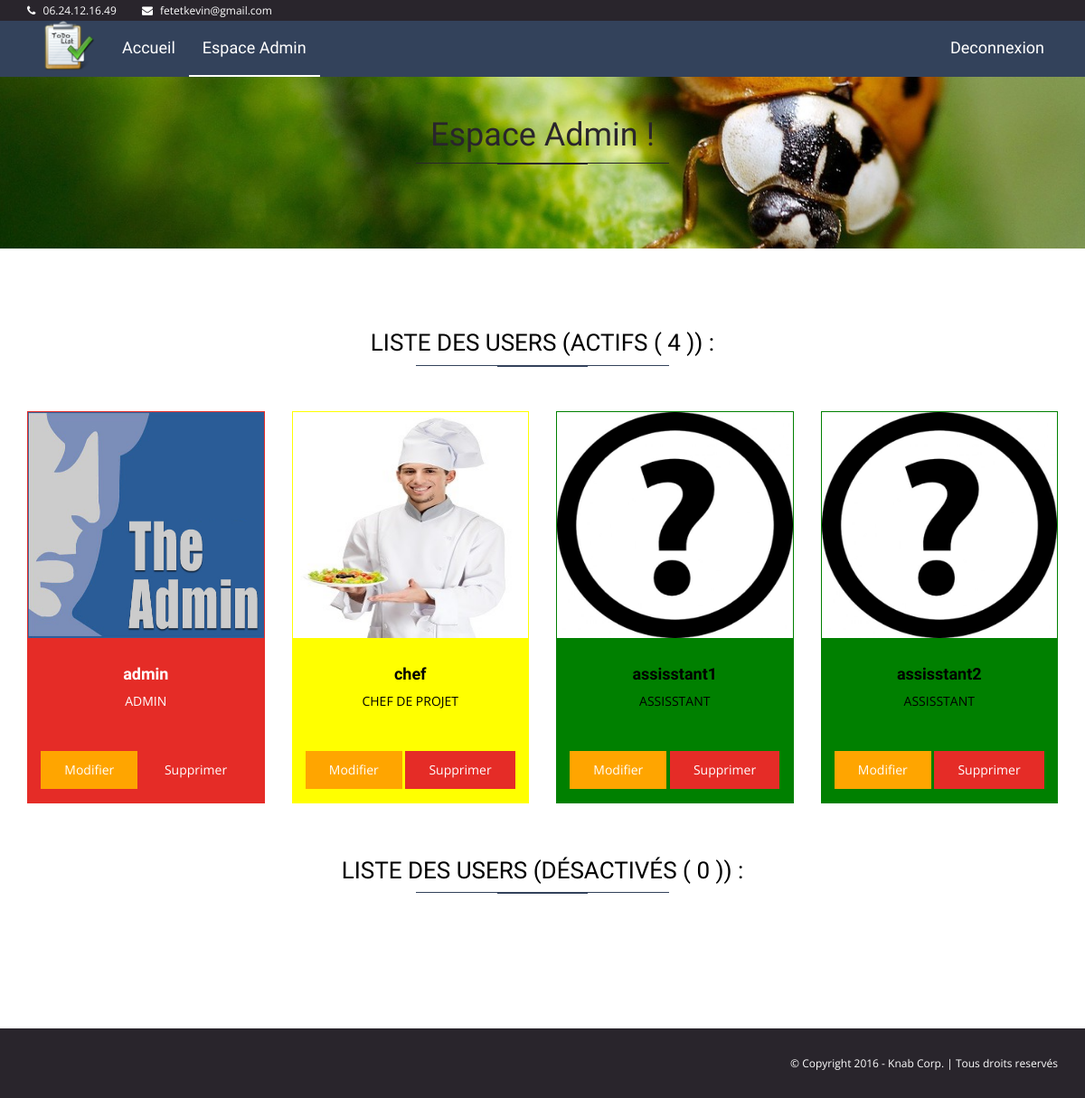
Screenshot of /assets/php/admin/listUsers.php (signed in) with the database file from the repository.
### tables this page shows
CREATE TABLE `users` (
  `id_user` int(11) NOT NULL,
  `name` varchar(50) NOT NULL,
  `password` varchar(50) NOT NULL,
  `image` varchar(200) NOT NULL,
  `role` varchar(14) NOT NULL,
  `account` varchar(3) NOT NULL
);

### assets/php/admin/listUsers.php (the view, shortened to what this page needs)
<?php
include('../config.php');
?>
<!DOCTYPE html>
<html class="no-js">
<head>
    <link rel="stylesheet" href="../../css/bootstrap.min.css">
    <link rel="stylesheet" href="../../css/font-awesome.min.css">
    <link rel="stylesheet" href="../../css/prettyPhoto.css">
    <link rel="stylesheet" href="../../css/style.css">
</head>
<body>
<header class="main-header">
    <nav class="navbar navbar-static-top">
        <div class="navbar-top">
            <div class="container">
                <div class="row">
                    <div class="col-sm-6 col-xs-12">
                        <ul class="list-unstyled list-inline header-contact">
                            <li> <i class="fa fa-phone"></i> 06.24.12.16.49 </li>
                            <li> <i class="fa fa-envelope"></i> fetetkevin@gmail.com </li>
                        </ul>
                    </div>
                </div>
            </div>
        </div>
        <div class="navbar-main">
            <div class="container">
                <div class="navbar-header">
                    <a class="navbar-brand" href="../../../index.php"><img src="../../../assets/images/TDL.png" style="height:60px;width:60px;margin-top:-17px;" alt=""></a>
                </div>
                <div id="navbar" class="navbar-collapse collapse">
                    <ul class="nav navbar-nav">
                        <li><a  href="../../../index.php">Accueil</a></li>
                        <?php
                        if ($_SESSION['logged'] && $_SESSION['role'] == 'admin'){
                            ?>
                            <li class="has-child"><a href="admin.php" class="is-active"> Espace Admin</a>
                            </li>                            <?php
                        }
                        ?>
                    </ul>
                    <ul class="nav navbar-nav pull-right">
                        <?php
                        if($_SESSION['logged']) {
                            ?>
                            <li><a href="../deconnexion.php">Deconnexion</a></li>
                            <?php
                        }
                        ?>
                    </ul>
                </div>
            </div>
        </div>
    </nav>
</header>
<div class="page-heading text-center">
    <div class="container zoomIn animated">
        <h1 class="page-title" style="color: #29252c;">Espace Admin ! <span class="title-under"></span></h1>
    </div>
</div>
<br>
<?php
$sql = $conn->query("SELECT *
                                                     FROM users
                                                     WHERE account = 'on'");
$nb_lignes = $sql->rowCount();
?>
<h2 class="title-style-1">Liste des Users (Actifs ( <?= $nb_lignes; ?> )) : <span class="title-under"></span></h2>
<div class="container">
    <div class="row">
        <?php
        $sql = $conn->query("SELECT * FROM users WHERE account = 'on' ORDER BY id_user");
        while ($row = $sql->fetch()) {
            ?>
            <div class="col-md-3">
                <div class="team-member" style="border: 1px solid
                <?php if ($row['role'] == 'admin') {
                    echo '#E52C27';
                } else if ($row['role'] == 'Chef de projet') {
                    echo 'yellow';
                } else {
                    echo 'green';
                }
                ?>;background: <?php if ($row['role'] == 'admin') {
                    echo '#E52C27';
                } else if ($row['role'] == 'Chef de projet') {
                    echo 'yellow';
                } else {
                    echo 'green';
                }
                ?>;">
                    <div class="thumnail">
                        <img src="../../images/team/<?= $row['image']; ?>" alt="" class="cause-img" style="max-height:250px;min-height:250px;">
                    </div>
                    <br>
                    <h4 class="member-name" style="color: <?php if ($row['role'] == 'admin') {
                        echo 'white';
                    } else if ($row['role'] == 'Chef de projet') {
                        echo 'black';
                    } else {
                        echo 'black';
                    }
                    ?>"><?= $row['name']; ?></h4>
                    <div class="member-position" style="color: <?php if ($row['role'] == 'admin') {
                        echo 'white';
                    } else if ($row['role'] == 'Chef de projet') {
                        echo 'black';
                    } else {
                        echo 'black';
                    }
                    ?>;">
                        <?= strtoupper($row['role']); ?>
                    </div>
                    <br>
                    <br>
                    <div class="btn-holder">
                        <button href="#" class="btn Modif" data-toggle="modal"
                                data-target="#modifProfilAdminModal-<?= $row['id_user'] ?>"> Modifier
                        </button>
                        <button href="#" class="btn Delete" data-toggle="modal"
                                data-target="#deleteProfilAdminModal-<?= $row['id_user'] ?>"> Supprimer
                        </button>
                    </div>
                </div>
            </div>
            <?php
        }
        ?>
        <br>
    </div>
</div>
<br>
<br>
<?php
$sql = $conn->query("SELECT *
                                                     FROM users
                                                     WHERE account = 'off'");
$nb_lignes = $sql->rowCount();
?>
<h2 class="title-style-1">Liste des Users (Désactivés ( <?= $nb_lignes; ?> )) : <span class="title-under"></span></h2>
<div class="container">
    <div class="row">
        <br>
    </div>
</div>
<br>
<br>
<br>
<br>
<footer class="main-footer">
    <div class="footer-main">
        <div class="container">
            <div class="row">
                <div class="container text-right">
                    © Copyright 2016 - Knab Corp. | Tous droits reservés
                </div>
            </div>
        </div>
    </div>
</footer>
</body>
</html>

### assets/css/style.css (style rules this page uses)
body { font-family: "Open sans", sans-serif; color: black; }
h1, h2, h3, h4 { font-family: "Dosis", sans-serif; }
a { color: inherit; }
.navbar-static-top { margin: 0; border: 0; color: #fff; }
.navbar-top { background-color: #29252c; font-size: 12px; padding: 3px 0; }
.navbar-top .list-inline { margin-bottom: 0; }
.navbar-top .header-contact li { margin-right: 15px; }
.navbar-top .header-contact li .fa { margin-right: 5px; }
.navbar-main { margin-bottom: 0; color: #fff; background-color: #33425b; font-size: 12px; }
.navbar-main .navbar-brand { border-bottom: none !important; }
.navbar-main a:hover, .navbar-main a:active, .navbar-main a:focus, .navbar-main a.is-active { background: none !important; color: inherit; border-bottom: 2px solid #fff; }
.navbar-main li a { font-family: "Dosis", sans-serif; font-size: 18px; padding: 20px 15px; border-bottom: 2px solid transparent; }
.team-member { color: #fff; text-align: center; padding-bottom: 15px; border: 1px solid #E52C27; }
.team-member .thumnail img { width: 100%; }
.team-member .member-name { font-weight: bold; }
.team-member .member-position { padding: 0 15px 5px; }
.main-footer { background-color: #29252c; font-size: 12px; color: #fff; }
.main-footer .footer-main { padding: 30px 0; }
.page-heading { background: url('../images/decor2.png') no-repeat center; background-size: cover; min-height: 190px; color: #fff; padding: 25px 15px; margin-bottom: 50px; }
.page-heading .title-under { background: #29252c; }
.Modif { background: orange; color: white; border: none; border-radius: 0; padding: 10px 25px; border: 1px solid transparent; -moz-transition: all, 0.3s; -o-transition: all, 0.3s; -webkit-transition: all, 0.3s; transition: all, 0.3s; }
.Delete { background: #E52C27; color: white; border: none; border-radius: 0; padding: 10px 25px; border: 1px solid transparent; -moz-transition: all, 0.3s; -o-transition: all, 0.3s; -webkit-transition: all, 0.3s; transition: all, 0.3s; }
.title-style-1 { text-align: center; text-transform: uppercase; font-size: 26px; margin-bottom: 50px; }
.title-under { display: block; margin: 5px auto; background: #33425b; height: 1px; width: 280px; }
.title-under:after { content: ''; display: block; width: 100px; background: inherit; height: 2px; margin: 0 auto; margin-top: 10px; }
.animated { visibility: visible; -webkit-animation-duration: 1s; animation-duration: 1s; -webkit-animation-fill-mode: both; animation-fill-mode: both; }
.zoomIn { -webkit-animation-name: zoomIn; animation-name: zoomIn; }

### rows the page displays
users: image (picture), name "admin", role "ADMIN"
users: image (picture), name "chef", role "CHEF DE PROJET"
users: image (placeholder picture), name "assisstant1", role "ASSISSTANT"
users: image (placeholder picture), name "assisstant2", role "ASSISSTANT"

### other values shown
$nb_lignes "4"
$nb_lignes "0"
